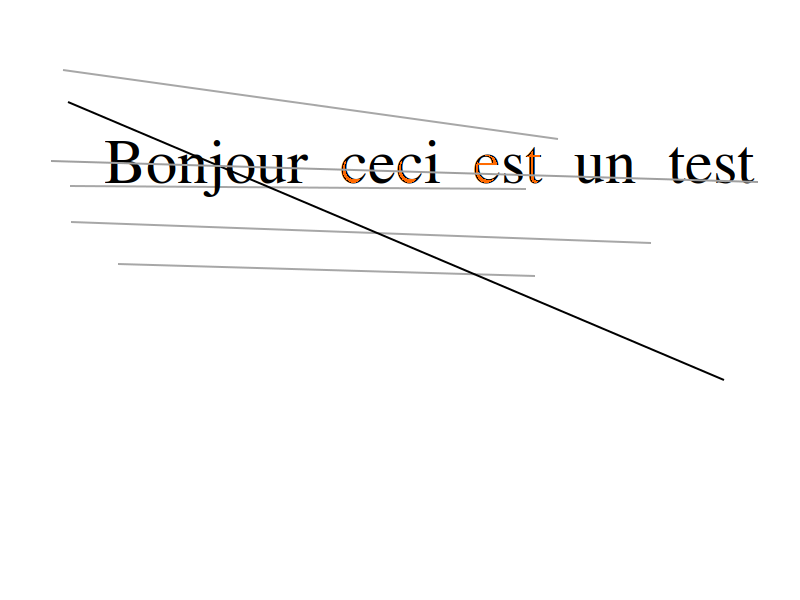
#> input picture TP_Tesseract_basic/ressources/image_5.png, 800 x 600 px
$ python advanced_2.py
#> lines starting #> are read from the running program, lines starting #| are printed output that depends on the picture; after the words box and inside, x2 and y2 are one past the last pixel; in counts of white or black regions, pixels touching at a corner belong together
#> further down, image_original is the input picture: shape (600, 800, 3); mean B, G, R 250.4, 250.5, 250.6
try:
    from PIL import Image
except ImportError:
    import Image
import pytesseract
from pytesseract import Output
import cv2
import numpy as np

from matplotlib import pyplot as plt

pytesseract.pytesseract.tesseract_cmd = 'D:\\Tesseract-OCR\\tesseract.exe'

# grayscale
def grayscale(image):
    return cv2.cvtColor(image,cv2.COLOR_BGR2GRAY)

# noise removal
def remove_noise(image):
    return cv2.medianBlur(image, 5)
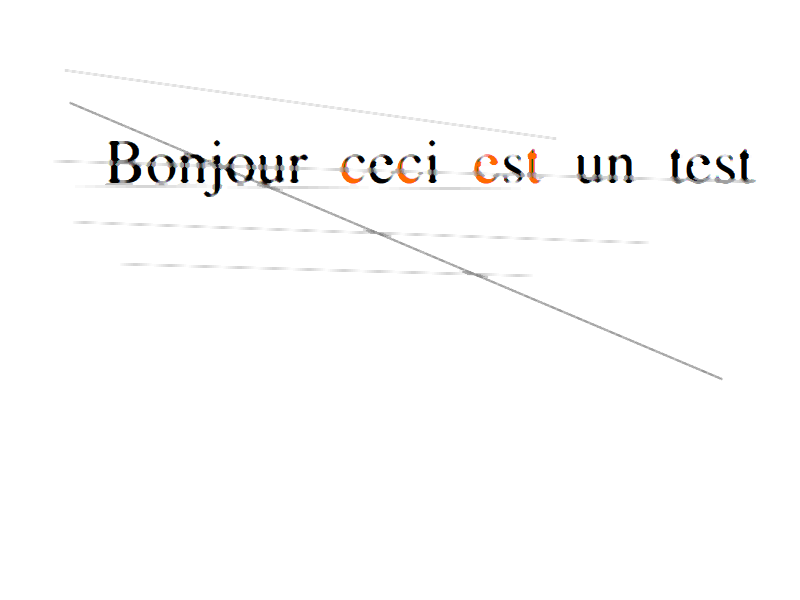
#> returned value: shape (600, 800, 3); mean of channels 0, 1, 2 251.6, 251.8, 252; drawn as B, G, R

# thresholding
def thresholding(image):
    return cv2.threshold(image, 0, 255, cv2.THRESH_BINARY + cv2.THRESH_OTSU)[1]
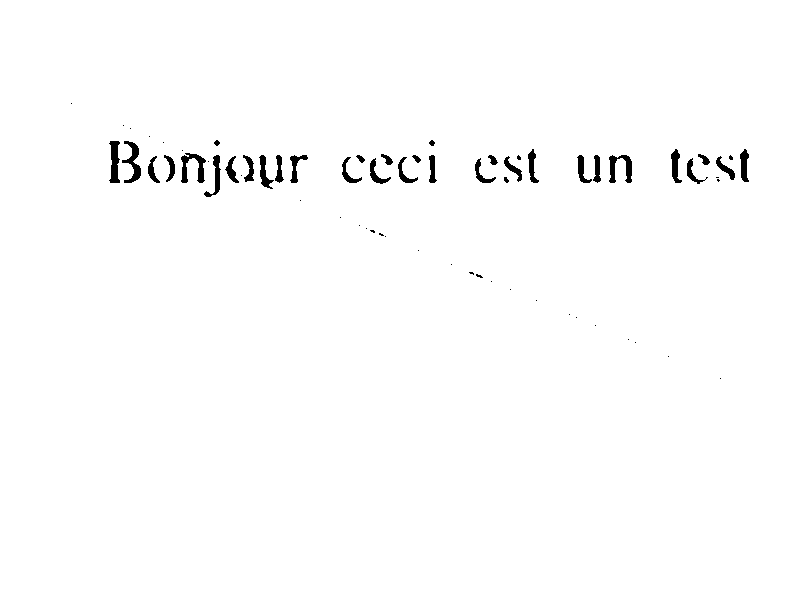
#> returned value: shape (600, 800); 98.9% white; 66 black regions (33 under 20 px), largest, box (x1, y1, x2, y2) and area: (181, 153, 206, 183) 351, (122, 141, 141, 183) 331, (609, 155, 632, 183) 326

# dilation
def dilate(image):
    kernel = np.ones((5, 5), np.uint8)
    return cv2.dilate(image, kernel, iterations=1)

# erosion
def erode(image):
    kernel = np.ones((5, 5), np.uint8)
    return cv2.erode(image, kernel, iterations=1)

# opening - erosion followed by dilation
def opening(image):
    kernel = np.ones((5, 5), np.uint8)
    return cv2.morphologyEx(image, cv2.MORPH_OPEN, kernel)

# canny edge detection
def canny(image):
    return cv2.Canny(image, 100, 200)

# skew correction
def deskew(image):
    coords = np.column_stack(np.where(image > 0))
    angle = cv2.minAreaRect(coords)[-1]
    if angle < -45:
        angle -= (90 + angle)
    else:
        angle *= -1
    (h, w) = image.shape[:2]
    center = (w // 2, h // 2)
    M = cv2.getRotationMatrix2D(center, angle, 1.0)
    rotated = cv2.warpAffine(image, M, (w, h), flags=cv2.INTER_CUBIC, borderMode=cv2.BORDER_REPLICATE)
    return rotated

# template matching
def match_template(image, template):
    return cv2.matchTemplate(image, template, cv2.TM_CCORR_NORMED)

# sImage = "./ressources/image_4.png"
sImage = "./ressources/image_5.png"
image_original = cv2.imread(sImage)

# [8 lines of commented-out code are left out]

retouche4 = thresholding(grayscale(remove_noise(image_original)))
print(pytesseract.image_to_string(retouche4, lang='fra'))
#> (this line was passed over: pytesseract is not available in this run)
plt.imshow(retouche4, 'gray')
plt.show()

$ run again, with TP_Tesseract_basic/ressources/image_1.png copied over TP_Tesseract_basic/ressources/image_5.png
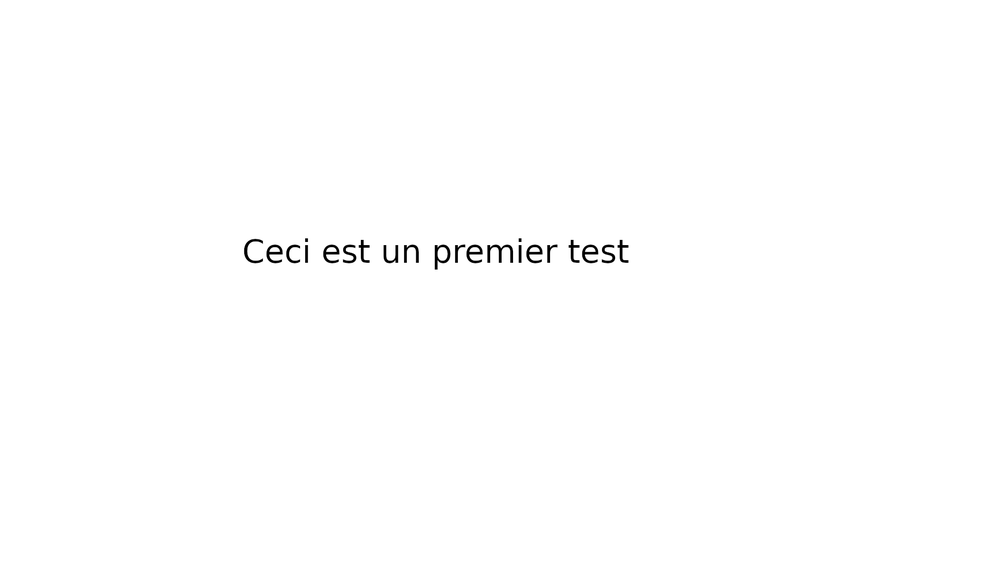
#> input picture TP_Tesseract_basic/ressources/image_1.png, 1000 x 562 px, shrunk from 1920 x 1080 before the run
#> image_original is the input picture: shape (562, 1000, 3); min 0, max 255, mean 254
#> in thresholding, `return cv2.threshold(image, 0, 255, cv2.THRESH_BINARY + cv2.THRESH_OTS..`:
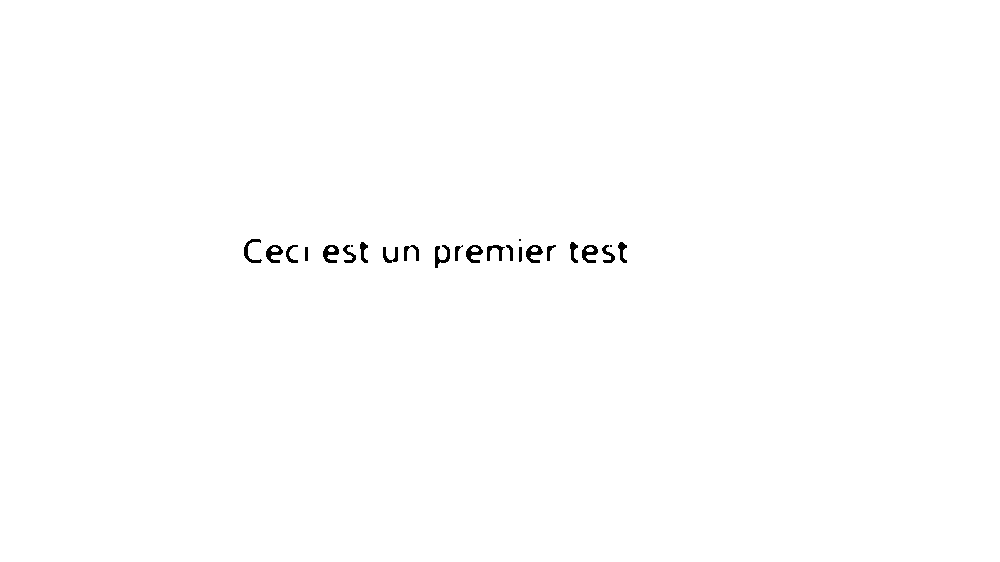
#> returned value: shape (562, 1000); 99.6% white; 24 black regions (3 under 20 px), largest, box (x1, y1, x2, y2) and area: (323, 245, 339, 263) 164, (266, 245, 283, 263) 160, (435, 245, 450, 268) 160
